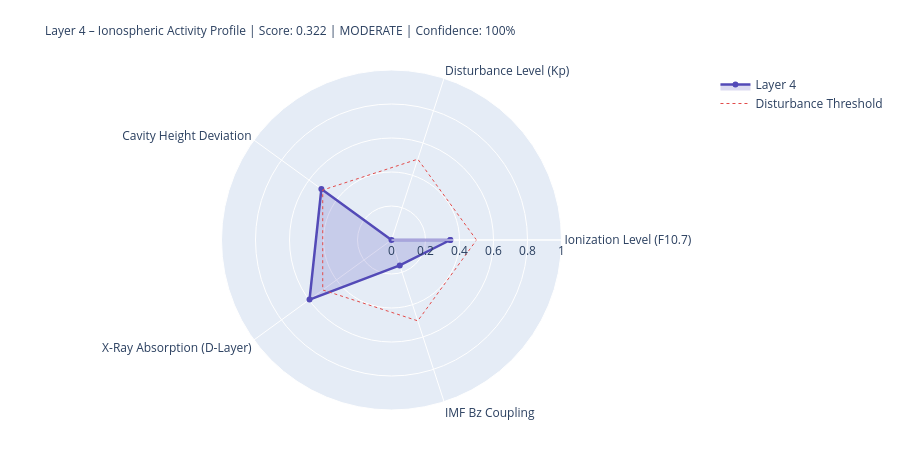

The notebook cell saved with this chart:
### Markdown cell above
---
## 4. State Assessment & Handoff to Layer 5

### Code cell
# ============================================================
# LAYER-4-SCORE
# ============================================================

COMPONENTS = {
    'Ionization Level (F10.7)':    {'score': ioniz,       'source': 'primary' if f107_now else 'from_layer0', 'dynamic': True},
    'Disturbance Level (Kp)':          {'score': disturb,     'source': 'primary' if kp_now   else 'from_layer0', 'dynamic': True},
    'Cavity Height Deviation':    {'score': h_dev,       'source': 'derived',                                'dynamic': True},
    'X-Ray Absorption (D-Layer)':{'score': xray_ioniz,  'source': 'primary' if xray_now else 'missing',     'dynamic': True},
    'IMF Bz Coupling':             {'score': bz_coupling, 'source': 'primary' if bz_now   else 'from_layer0', 'dynamic': True},
}

available    = {k: v['score'] for k, v in COMPONENTS.items() if v['score'] is not None}
unavailable  = [k for k, v in COMPONENTS.items() if v['score'] is None]
layer4_score = round(sum(available.values()) / len(available), 4) if available else None
confidence   = round(len(available) / len(COMPONENTS), 2)
level = ('unknown' if layer4_score is None
         else 'quiet'   if layer4_score < 0.3
         else 'moderate' if layer4_score < 0.6
         else 'active')
dominant_l4 = max(available, key=available.get) if available else 'none'

# Resonance delta for Schumann SR-1
sr1_ref = schumann_freq(1, 80.0)
sr1_now = schumann_freq(1, h_eff)
sr1_delta_mhz = (sr1_now - sr1_ref) * 1000

# Propagation conditions
prop_cond = ('disturbed'   if kp_val > 4
             else 'unsettled' if kp_val > 2
             else 'normal')
if xray_class in ['X', 'M']:
    prop_cond = 'Radio-Blackout moeglich'

W = 68
print('=' * W)
print('LAYER 4 – IONOSPHERE – STATE ASSESSMENT')
print('=' * W)
for name, comp in COMPONENTS.items():
    s = comp['score']
    if s is not None:
        bar = '█' * int(s * 20) + '░' * (20 - int(s * 20))
        print(f'  {name:<36} {bar}  {s:.3f}  [{comp["source"]}]')
    else:
        print(f'  {name:<36} {"─" * 20}  n/a   [missing]')
print('-' * W)
print(f'  Score:          {layer4_score:.3f}  ({len(available)}/{len(COMPONENTS)} components)')
print(f'  Confidence:     {confidence:.0%}')
print(f'  Level:          {level.upper()}')
print(f'  Dominant:       {dominant_l4}')
print(f'  Cavity height:  {h_eff:.1f} km  (Ref: 80.0 km)')
print(f'  SR-1:           {sr1_now:.3f} Hz  (Δ {sr1_delta_mhz:+.1f} mHz vs. ref)')
print(f'  Propagation:    {prop_cond}')
print(f'  X-Ray:          {xray_class}-class  ({xray_now:.2e} W/m²)' if xray_now else '  X-Ray:          n/a')
print('=' * W)

# Radar
cats   = list(available.keys())
vals_r = list(available.values())
if len(cats) >= 3:
    fig = go.Figure()
    fig.add_trace(go.Scatterpolar(
        r=vals_r + [vals_r[0]], theta=cats + [cats[0]],
        fill='toself', fillcolor='rgba(83,74,183,0.20)',
        line=dict(color='#534AB7', width=2.5), name='Layer 4'
    ))
    fig.add_trace(go.Scatterpolar(
        r=[0.5] * (len(cats)+1), theta=cats + [cats[0]],
        line=dict(color='#E24B4A', dash='dot', width=1),
        mode='lines', name='Disturbance Threshold'
    ))
    fig.update_layout(
        title=dict(
            text=f'Layer 4 – Ionospheric Activity Profile | Score: {layer4_score:.3f} | {level.upper()} | Confidence: {confidence:.0%}',
            font=dict(size=12)
        ),
        polar=dict(radialaxis=dict(visible=True, range=[0, 1])),
        height=450, showlegend=True,
        margin=dict(l=80, r=80, t=70, b=40)
    )
    fig.show()

### Figure 1 — Plotly figure (JSON) as saved in the notebook; plotly's stock layout.template omitted (floating-point values rounded to 4 significant figures)
{"data": [{"fill": "toself", "fillcolor": "rgba(83,74,183,0.20)", "line": {"color": "#534AB7", "width": 2.5}, "name": "Layer 4", "r": [0.346, 0.0, 0.51, 0.596, 0.157, 0.346], "theta": ["Ionization Level (F10.7)", "Disturbance Level (Kp)", "Cavity Height Deviation", "X-Ray Absorption (D-Layer)", "IMF Bz Coupling", "Ionization Level (F10.7)"], "type": "scatterpolar"}, {"line": {"color": "#E24B4A", "dash": "dot", "width": 1}, "mode": "lines", "name": "Disturbance Threshold", "r": [0.5, 0.5, 0.5, 0.5, 0.5, 0.5], "theta": ["Ionization Level (F10.7)", "Disturbance Level (Kp)", "Cavity Height Deviation", "X-Ray Absorption (D-Layer)", "IMF Bz Coupling", "Ionization Level (F10.7)"], "type": "scatterpolar"}], "layout": {"height": 450, "margin": {"b": 40, "l": 80, "r": 80, "t": 70}, "polar": {"radialaxis": {"range": [0, 1], "visible": true}}, "showlegend": true, "title": {"font": {"size": 12}, "text": "Layer 4 – Ionospheric Activity Profile | Score: 0.322 | MODERATE | Confidence: 100%"}}}
